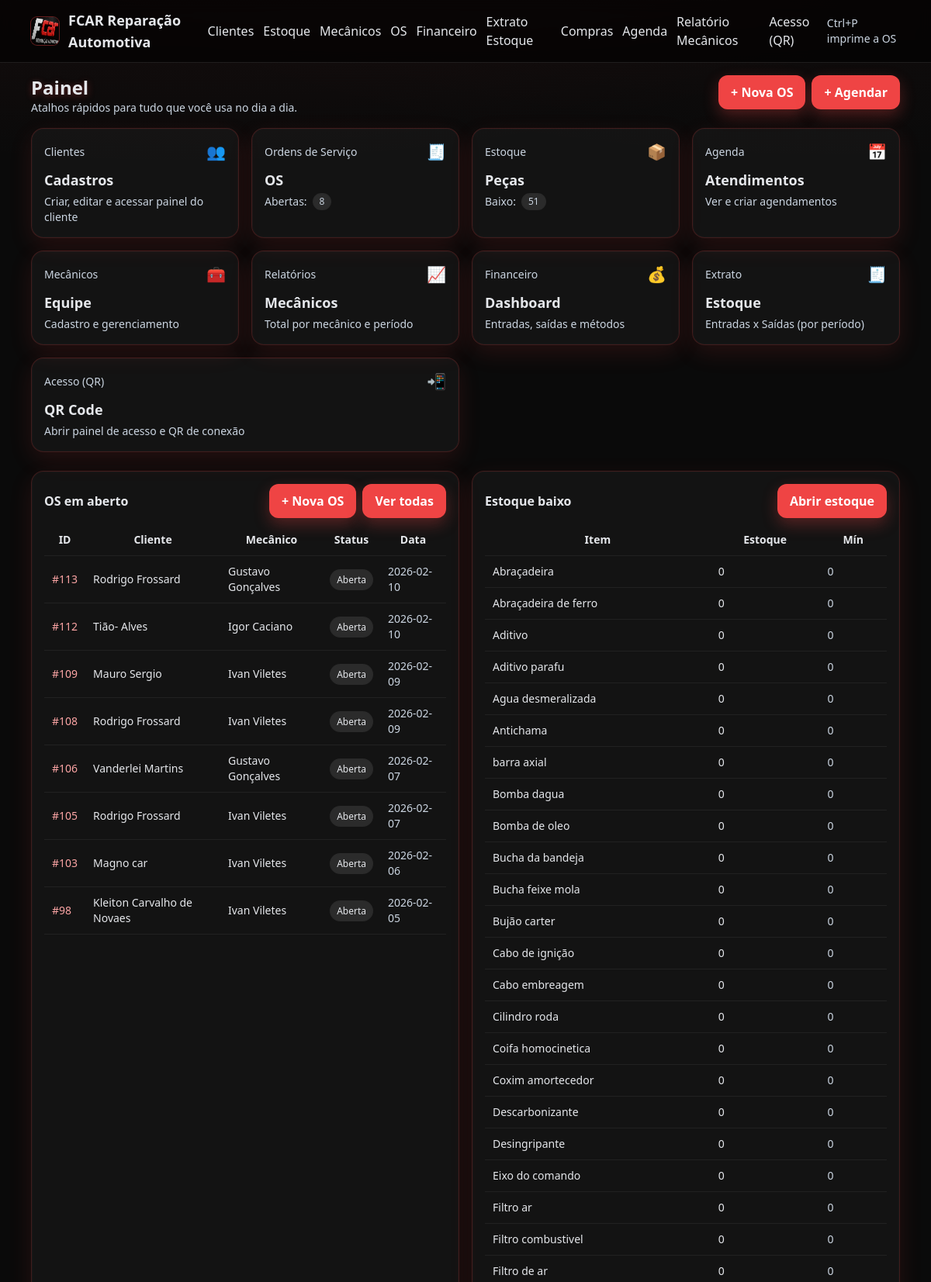
The page / (upper part) on the database its author committed.
### tables this page shows
CREATE TABLE orders(
    id INTEGER PRIMARY KEY AUTOINCREMENT,
    client_id INTEGER NOT NULL,
    vehicle_id INTEGER,
    created_at TEXT NOT NULL,
    status TEXT NOT NULL DEFAULT 'Aberta',
    notes TEXT,
    labor REAL NOT NULL DEFAULT 0,
    mechanic_id INTEGER,
    pay_method TEXT,
    pay_status TEXT,
    fin_tx_id INTEGER,
    FOREIGN KEY(client_id) REFERENCES clients(id),
    FOREIGN KEY(vehicle_id) REFERENCES vehicles(id),
    FOREIGN KEY(mechanic_id) REFERENCES mechanics(id)
);

CREATE TABLE clients(
    id INTEGER PRIMARY KEY AUTOINCREMENT,
    name TEXT NOT NULL,
    phone TEXT,
    cpf TEXT,
    address TEXT
);

CREATE TABLE mechanics(
    id INTEGER PRIMARY KEY AUTOINCREMENT,
    name TEXT NOT NULL
);

CREATE TABLE inventory(
    id INTEGER PRIMARY KEY AUTOINCREMENT,
    name TEXT NOT NULL,
    sku TEXT UNIQUE,
    stock INTEGER NOT NULL DEFAULT 0,
    min_stock INTEGER NOT NULL DEFAULT 0,
    price REAL NOT NULL DEFAULT 0,
    is_labor INTEGER NOT NULL DEFAULT 0,
    cost_price REAL NOT NULL DEFAULT 0,
    repasse_value REAL NOT NULL DEFAULT 0
);

### app.py (the view)
@login_required
@login_required
@app.route("/")
def index():
    db = get_db()
    low = db.execute("SELECT * FROM inventory WHERE stock <= min_stock ORDER BY stock ASC").fetchall()
    open_os = db.execute("""
        SELECT o.id, o.created_at, c.name AS client_name, m.name AS mech, o.status
        FROM orders o
        JOIN clients c ON c.id = o.client_id
        LEFT JOIN mechanics m ON m.id = o.mechanic_id
        WHERE o.status IN ('Aberta','Em andamento')
        ORDER BY o.id DESC LIMIT 8
    """).fetchall()
    return render_template("index.html", title=APP_TITLE, low=low, open_os=open_os)

### app.py (called while the page is built)
def get_db():
    db = getattr(g, "_db", None)
    if db is None:
        try:
            d = os.path.dirname(DB_PATH)
            if d:
                os.makedirs(d, exist_ok=True)
        except Exception:
            pass
        db = g._db = sqlite3.connect(DB_PATH)
        db.row_factory = sqlite3.Row
    return db

@app.context_processor
def inject_flags():
    try:
        from flask import current_app
        has_acesso = ("acesso" in current_app.view_functions)
    except Exception:
        has_acesso = False
    username = session.get("username")
    return dict(has_acesso=has_acesso, username=username)

### templates/index.html
{% extends "base.html" %}
{% block body %}
<div class="flex items-start justify-between gap-3 mb-4">
  <div>
    <h1 class="text-2xl font-semibold headline">Painel</h1>
    <p class="muted text-sm">Atalhos rápidos para tudo que você usa no dia a dia.</p>
  </div>
  <div class="flex gap-2">
    <a href="{{ url_for('os_new') }}" class="btn">+ Nova OS</a>
    <a href="{{ url_for('agenda') }}" class="btn">+ Agendar</a>
  </div>
</div>
<div class="grid sm:grid-cols-2 lg:grid-cols-4 gap-4 mb-6">
  <a href="{{ url_for('clientes') }}" class="glass p-4 hover:shadow-lg transition block">
    <div class="flex items-center justify-between">
      <div class="text-sm muted">Clientes</div>
      <div class="text-xl">👥</div>
    </div>
    <div class="mt-2 font-semibold text-lg">Cadastros</div>
    <div class="text-sm muted mt-1">Criar, editar e acessar painel do cliente</div>
  </a>
  <a href="{{ url_for('os_list') }}" class="glass p-4 hover:shadow-lg transition block">
    <div class="flex items-center justify-between">
      <div class="text-sm muted">Ordens de Serviço</div>
      <div class="text-xl">🧾</div>
    </div>
    <div class="mt-2 font-semibold text-lg">OS</div>
    <div class="text-sm muted mt-1 flex items-center gap-2">
      <span>Abertas:</span>
      <span class="px-2 py-0.5 rounded-full text-xs bg-white/10 ring-1 ring-white/10">{{ open_os|length }}</span>
    </div>
  </a>
  <a href="{{ url_for('estoque') }}" class="glass p-4 hover:shadow-lg transition block">
    <div class="flex items-center justify-between">
      <div class="text-sm muted">Estoque</div>
      <div class="text-xl">📦</div>
    </div>
    <div class="mt-2 font-semibold text-lg">Peças</div>
    <div class="text-sm muted mt-1 flex items-center gap-2">
      <span>Baixo:</span>
      <span class="px-2 py-0.5 rounded-full text-xs bg-white/10 ring-1 ring-white/10">{{ low|length }}</span>
    </div>
  </a>
  <a href="{{ url_for('agenda') }}" class="glass p-4 hover:shadow-lg transition block">
    <div class="flex items-center justify-between">
      <div class="text-sm muted">Agenda</div>
      <div class="text-xl">📅</div>
    </div>
    <div class="mt-2 font-semibold text-lg">Atendimentos</div>
    <div class="text-sm muted mt-1">Ver e criar agendamentos</div>
  </a>
  <a href="{{ url_for('mecanicos') }}" class="glass p-4 hover:shadow-lg transition block">
    <div class="flex items-center justify-between">
      <div class="text-sm muted">Mecânicos</div>
      <div class="text-xl">🧰</div>
    </div>
    <div class="mt-2 font-semibold text-lg">Equipe</div>
    <div class="text-sm muted mt-1">Cadastro e gerenciamento</div>
  </a>
  <a href="{{ url_for('relatorio_mecanicos') }}" class="glass p-4 hover:shadow-lg transition block">
    <div class="flex items-center justify-between">
      <div class="text-sm muted">Relatórios</div>
      <div class="text-xl">📈</div>
    </div>
    <div class="mt-2 font-semibold text-lg">Mecânicos</div>
    <div class="text-sm muted mt-1">Total por mecânico e período</div>
  </a>
  <a href="/financeiro" class="glass p-4 hover:shadow-lg transition block">
    <div class="flex items-center justify-between">
      <div class="text-sm muted">Financeiro</div>
      <div class="text-xl">💰</div>
    </div>
    <div class="mt-2 font-semibold text-lg">Dashboard</div>
    <div class="text-sm muted mt-1">Entradas, saídas e métodos</div>
  </a>
  <a href="/financeiro/estoque" class="glass p-4 hover:shadow-lg transition block">
    <div class="flex items-center justify-between">
      <div class="text-sm muted">Extrato</div>
      <div class="text-xl">🧾</div>
    </div>
    <div class="mt-2 font-semibold text-lg">Estoque</div>
    <div class="text-sm muted mt-1">Entradas x Saídas (por período)</div>
  </a>
  {% if has_acesso %}
  <a href="{{ url_for('acesso') }}" class="glass p-4 hover:shadow-lg transition block lg:col-span-2">
    <div class="flex items-center justify-between">
      <div class="text-sm muted">Acesso (QR)</div>
      <div class="text-xl">📲</div>
    </div>
    <div class="mt-2 font-semibold text-lg">QR Code</div>
    <div class="text-sm muted mt-1">Abrir painel de acesso e QR de conexão</div>
  </a>
  {% endif %}
</div>
<div class="grid lg:grid-cols-2 gap-4">
  <div class="glass p-4">
    <div class="flex items-center justify-between gap-3 mb-2">
      <h2 class="font-semibold">OS em aberto</h2>
      <div class="flex gap-2">
        <a class="btn" href="{{ url_for('os_new') }}">+ Nova OS</a>
        <a class="btn" href="{{ url_for('os_list') }}">Ver todas</a>
      </div>
    </div>
    <table class="text-sm w-full">
      <thead>
        <tr>
          <th>ID</th>
          <th>Cliente</th>
          <th>Mecânico</th>
          <th>Status</th>
          <th>Data</th>
        </tr>
      </thead>
      <tbody>
        {% for o in open_os %}
        {% set st = o['status'] %}
        <tr>
          <td><a class="text-red-300 hover:underline" href="{{ url_for('os_view', os_id=o['id']) }}">#{{ o['id'] }}</a></td>
          <td>{{ o['client_name'] }}</td>
          <td>{{ o['mech'] or '-' }}</td>
          <td>
            {% if st == 'Aberta' %}
              <span class="px-2 py-1 rounded-full text-xs bg-white/10 ring-1 ring-white/10">Aberta</span>
            {% elif st == 'Em andamento' %}
              <span class="px-2 py-1 rounded-full text-xs bg-white/10 ring-1 ring-white/10">Em andamento</span>
            {% else %}
              <span class="px-2 py-1 rounded-full text-xs bg-white/10 ring-1 ring-white/10">{{ st }}</span>
            {% endif %}
          </td>
          <td class="muted">{{ (o['created_at'] or '')[:10] }}</td>
        </tr>
        {% else %}
        <tr><td colspan="5" class="muted">Nenhuma OS em aberto.</td></tr>
        {% endfor %}
      </tbody>
    </table>
  </div>
  <div class="glass p-4">
    <div class="flex items-center justify-between gap-3 mb-2">
      <h2 class="font-semibold">Estoque baixo</h2>
      <a class="btn" href="{{ url_for('estoque') }}">Abrir estoque</a>
    </div>
    <table class="text-sm w-full">
      <thead><tr><th>Item</th><th>Estoque</th><th>Mín</th></tr></thead>
      <tbody>
        {% for it in low %}
        <tr>
          <td class="font-medium">{{ it['name'] }}</td>
          <td>{{ it['stock'] }}</td>
          <td class="muted">{{ it['min_stock'] }}</td>
        </tr>
        {% else %}
        <tr><td colspan="3" class="muted">Tudo ok no estoque.</td></tr>
        {% endfor %}
      </tbody>
    </table>
  </div>
</div>
{% endblock %}

### templates/base.html (style rules this page uses)
:root { --brand:#ef4444; --brand-600:#dc2626; --ink:#e5e7eb; --muted:#cbd5e1; }
body { background: radial-gradient(1200px 500px at 20% -10%, rgba(239,68,68,0.10), transparent), radial-gradient(1200px 500px at 90% -10%, rgba(239,68,68,0.06), transparent), #0a0a0a; color: var(--ink); }
.glass { background: rgba(255,255,255,0.04); border: 1px solid rgba(239,68,68,0.20); border-radius: 16px; box-shadow: 0 10px 30px rgba(239,68,68,0.12), inset 0 0 0 1px rgba(255,255,255,0.02); }
.btn { background: var(--brand); padding:10px 16px; border-radius: 12px; color:white; font-weight:700; box-shadow: 0 8px 20px rgba(239,68,68,0.3); transition: transform .08s ease; }
.muted { color: var(--muted); }
a { color:#fecaca; }
table { width:100%; border-collapse: collapse; }
th, td { padding: 10px; border-bottom: 1px solid rgba(255,255,255,0.06); }
.headline { text-shadow: 0 2px 10px rgba(239,68,68,0.35); }

### rows shown on the page
orders: id "113", client_name "Rodrigo Frossard", name "Gustavo Gonçalves", status "Aberta", created_at "2026-02-10"
orders: id "112", client_name "Tião- Alves", name "Igor Caciano", status "Aberta", created_at "2026-02-10"
orders: id "109", client_name "Mauro Sergio", name "Ivan Viletes", status "Aberta", created_at "2026-02-09"
orders: id "108", client_name "Rodrigo Frossard", name "Ivan Viletes", status "Aberta", created_at "2026-02-09"
orders: id "106", client_name "Vanderlei Martins", name "Gustavo Gonçalves", status "Aberta", created_at "2026-02-07"
orders: id "105", client_name "Rodrigo Frossard", name "Ivan Viletes", status "Aberta", created_at "2026-02-07"
orders: id "103", client_name "Magno car", name "Ivan Viletes", status "Aberta", created_at "2026-02-06"
orders: id "98", client_name "Kleiton Carvalho de Novaes", name "Ivan Viletes", status "Aberta", created_at "2026-02-05"
inventory: name "Abraçadeira", stock "0", min_stock "0"
inventory: name "Abraçadeira de ferro", stock "0", min_stock "0"
inventory: name "Aditivo", stock "0", min_stock "0"
inventory: name "Aditivo parafu", stock "0", min_stock "0"
inventory: name "Agua desmeralizada", stock "0", min_stock "0"
inventory: name "Antichama", stock "0", min_stock "0"
inventory: name "barra axial", stock "0", min_stock "0"
inventory: name "Bomba dagua", stock "0", min_stock "0"
inventory: name "Bomba de oleo", stock "0", min_stock "0"
inventory: name "Bucha da bandeja", stock "0", min_stock "0"
inventory: name "Bucha feixe mola", stock "0", min_stock "0"
inventory: name "Bujão carter", stock "0", min_stock "0"
inventory: name "Cabo de ignição", stock "0", min_stock "0"
inventory: name "Cabo embreagem", stock "0", min_stock "0"
inventory: name "Cilindro roda", stock "0", min_stock "0"
inventory: name "Coifa homocinetica", stock "0", min_stock "0"
inventory: name "Coxim amortecedor", stock "0", min_stock "0"
inventory: name "Descarbonizante", stock "0", min_stock "0"
inventory: name "Desingripante", stock "0", min_stock "0"
inventory: name "Eixo do comando", stock "0", min_stock "0"
inventory: name "Filtro ar", stock "0", min_stock "0"
inventory: name "Filtro combustivel", stock "0", min_stock "0"
inventory: name "Filtro de ar", stock "0", min_stock "0"

### other values the page prints
{{ open_os|length }} "8"
{{ low|length }} "51"
